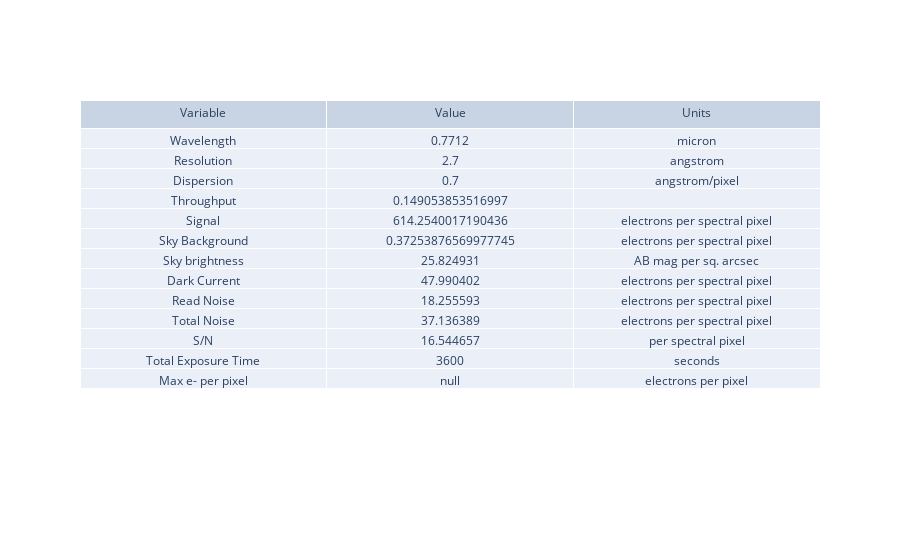

The notebook cell this image was saved under:
### Code cell
#### RUN THE BIG BOI ETC AGAIN

print(bk_filter_gauss_edited.shape)

filtered_etc = general_etc_serena(userinput, filtered=True, bandpass_filter=bk_filter_gauss_edited)

fig = go.Figure(data=[go.Table(header=dict(values=['Variable', 'Value', 'Units']),
                 cells=dict(values=[
                     filtered_etc["summary_struct"]['quant'],
                     filtered_etc["summary_struct"]['value'],
                     filtered_etc["summary_struct"]['unit']]))
                     ])

fig.show()

### Figure 1 — Plotly figure (JSON) as saved in the notebook; plotly's stock layout.template omitted (floating-point values rounded to 4 significant figures)
{"data": [{"cells": {"values": [["Wavelength", "Resolution", "Dispersion", "Throughput", "Signal", "Sky Background", "Sky brightness", "Dark Current", "Read Noise", "Total Noise", "S/N", "Total Exposure Time", "Max e- per pixel"], [0.7712, 2.7, 0.7, 0.1491, 614.3, 0.3725, 25.82, 47.99, 18.26, 37.14, 16.54, 3600, null], ["micron", "angstrom", "angstrom/pixel", "", "electrons per spectral pixel", "electrons per spectral pixel", "AB mag per sq. arcsec", "electrons per spectral pixel", "electrons per spectral pixel", "electrons per spectral pixel", "per spectral pixel", "seconds", "electrons per pixel"]]}, "header": {"values": ["Variable", "Value", "Units"]}, "type": "table"}], "layout": {}}
